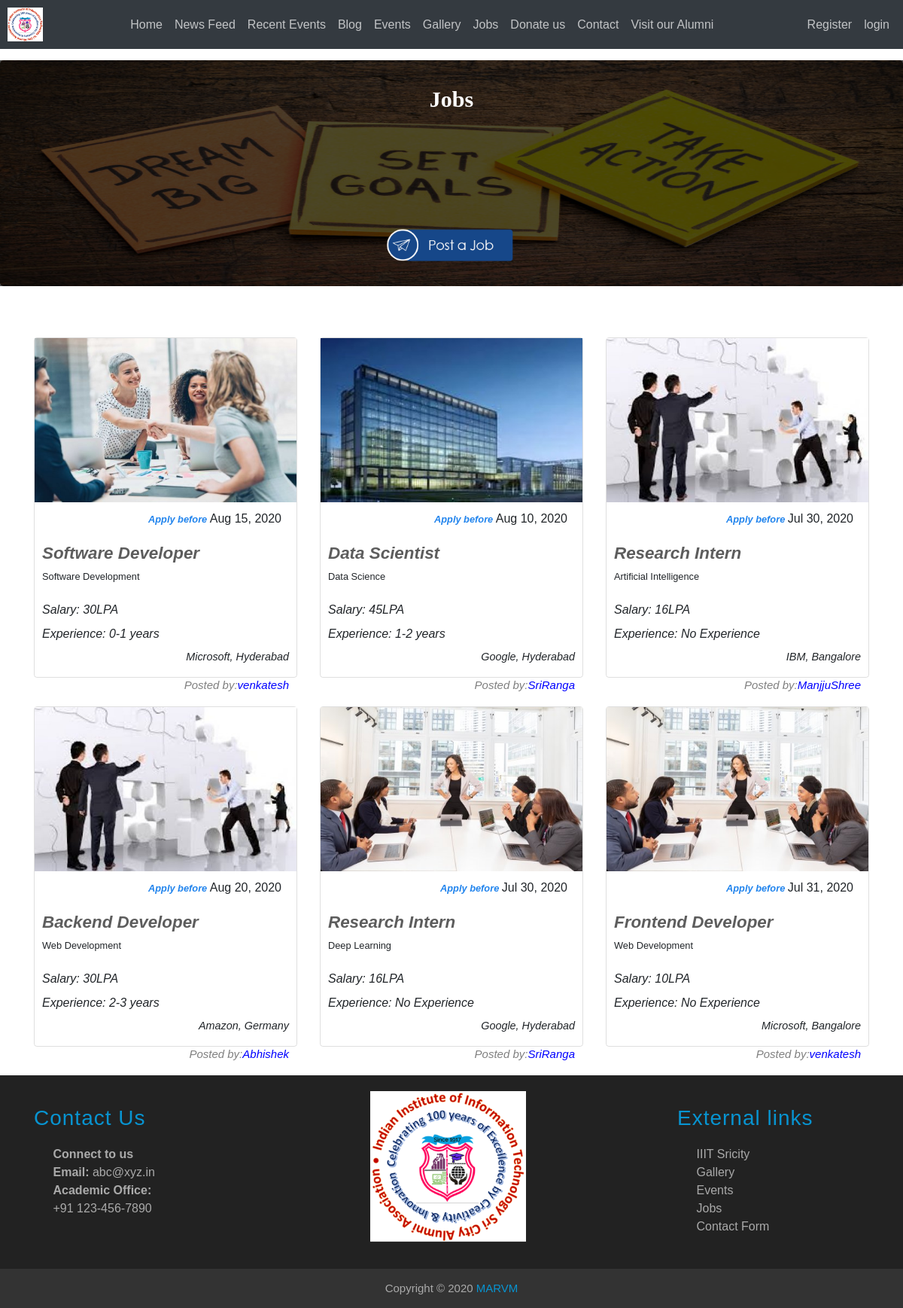
Screenshot of /jobs/ with the database file from the repository.
### jobs/models.py (models this page shows, shortened)
class Jobs_details(models.Model):
    user = models.ForeignKey(User,on_delete=models.CASCADE)
    job_title = models.CharField(max_length=50)
    last_date = models.DateTimeField(max_length=10)
    company = models.CharField(max_length=50)
    place = models.CharField(max_length= 50)
    experience = models.CharField(max_length = 50)
    salary = models.CharField(max_length = 20)
    category=models.CharField(max_length=50)
    imgSrc=models.CharField(max_length=50)

### accounts/models.py (models this page shows)
class User(AbstractUser):
    phone_number = models.CharField(
        max_length=15,
        blank = False,
        default="",
        validators=[
            RegexValidator(
                regex='^([+][0-9]{1,4}[6-9][0-9]{9})$',
                message='mobile number should be in the format "+999999999" ',
                code='invalid_phone_number'
            ),
        ]
    )
    email_confirmed = models.BooleanField(default=False)
    conditions = models.BooleanField(default=False)
    avatar = models.ImageField(upload_to=update_filename,blank = True)
    linkedin_url = models.URLField(blank = True)
    github_url = models.URLField(blank = True)
    webpage_url = models.URLField(blank = True)
    passout_year = models.CharField(max_length=4,blank=True)
    company = models.CharField(max_length=100,blank = True)
    summary = models.CharField(max_length=100,blank = True)
    place = models.CharField(max_length = 100,blank = True)

### jobs/views.py (the view)
# urls.py: path('jobs/',JobsView,name="jobs"),
def JobsView(request):
    jobslist=Jobs_details.objects.all()
    return render(request,'jobs.html',{"jobslist":jobslist})

### templates/jobs.html (shortened to what this page needs)
{% extends "base.html" %}
{% load static %}
{% block content %}
    <div class="jobpost jumbotron">
      <div class="layer">
        <h3 class="jobs_h3">Jobs</h3>
        <a href="{% url 'post_job' %}"><img class="jobpostbut" src="{% static 'assets/jobs_images/post-a-job.png' %}" alt="" style="padding-top: 30px;margin-top: 100px;"></a>
      </div>
    </div>
    <div id="joblistid" class="jobslist">
        <div class="container">
          <div class="row ">
          {% if jobslist %}
            {% for jobs in jobslist %}
            <div class="col-md-6 col-sm-6 col-xs-8 col-lg-4">
              <div class="jobcard mb-4 box-shadow">
                    <div class="job_img_cont">
                        <img class="img-fluid" src="{% static jobs.imgSrc %}" style="max-width: 100%; height:auto; padding-bottom: 3%;" alt="#">
                    </div>
                    <div class="deadline">
                        <p class="deadline text-right"><span style="font-size: 0.8rem;color:#2184ed; font-style: italic;font-weight: bold;">Apply before </span><span>{{jobs.last_date|date:"M d, Y"}}</span></p>
                    </div>
                    <p class="jobtitle">{{jobs.job_title}}</p>
                    <p class="categories">{{jobs.category}}</p>
                    <p class="tag"><em><span>Salary: </span></em>{{jobs.salary}}</p>
                    <p class="tag"><em><span>Experience: </span></em>{{jobs.experience}}</p>
                    <div class="bottom">
                      <p class="company text-right"><span class="highlight">{{jobs.company}}</span>, <span>{{jobs.place}}</span></p>
                      <p class="Postedby">Posted by:<a href="{% url 'profile_page' username=jobs.user.username %}" style="color:blue">{{jobs.user.username}}</a></p>
                    </div>
              </div>
            </div>
            {% endfor %}
          {% endif %}
        </div>
    </div>
    </div>
{% endblock content %}

### templates/base.html (style rules this page uses)
body { margin: 0; font-family: Arial, Helvetica, sans-serif; overflow-x:hidden; }

### rows the page displays
Jobs_details: imgSrc (picture), last_date "Aug 15, 2020", job_title "Software Developer", category "Software Development", salary "30LPA", experience "0-1 years", company "Microsoft", place "Hyderabad", user.username "venkatesh"
Jobs_details: imgSrc (picture), last_date "Aug 10, 2020", job_title "Data Scientist", category "Data Science", salary "45LPA", experience "1-2 years", company "Google", place "Hyderabad", user.username "SriRanga"
Jobs_details: imgSrc (picture), last_date "Jul 30, 2020", job_title "Research Intern", category "Artificial Intelligence", salary "16LPA", experience "No Experience", company "IBM", place "Bangalore", user.username "ManjjuShree"
Jobs_details: imgSrc (picture), last_date "Aug 20, 2020", job_title "Backend Developer", category "Web Development", salary "30LPA", experience "2-3 years", company "Amazon", place "Germany", user.username "Abhishek"
Jobs_details: imgSrc (picture), last_date "Jul 30, 2020", job_title "Research Intern", category "Deep Learning", salary "16LPA", experience "No Experience", company "Google", place "Hyderabad", user.username "SriRanga"
Jobs_details: imgSrc (picture), last_date "Jul 31, 2020", job_title "Frontend Developer", category "Web Development", salary "10LPA", experience "No Experience", company "Microsoft", place "Bangalore", user.username "venkatesh"
